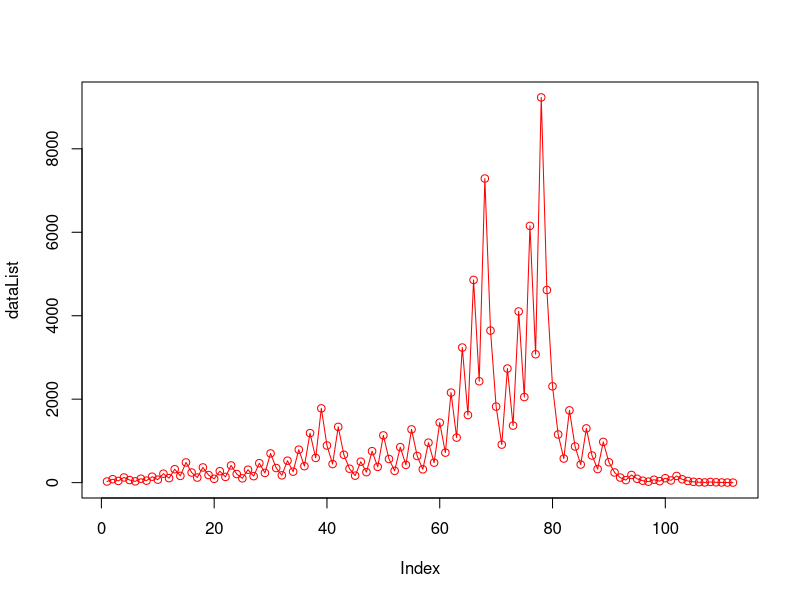

The R script that drew this image:
base <- 27
dataList <<- c(base)
indexPoint <- 2

while (base != 1){
  if(base %% 2) base <- (base*3) + 1
  else base <- base / 2
  dataList[indexPoint] <- base
  indexPoint <- indexPoint + 1
}

plot(dataList, type="o", pch=21, lty=1, col="red")

